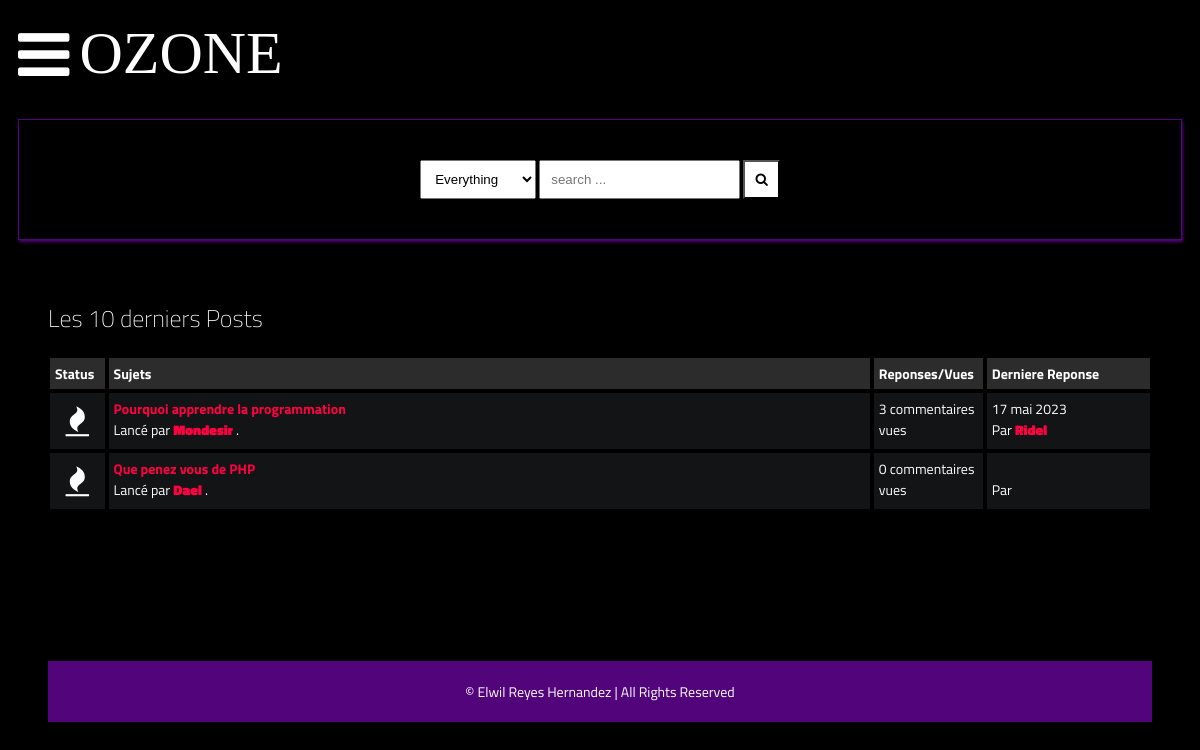
/forums/latest_posts, run on the app's committed database.
### forums/models.py (models this page shows, shortened)
class Post(models.Model):
    title = models.CharField(max_length=400)
    content = HTMLField()
    parent_post = models.ForeignKey('self', on_delete=models.CASCADE, null=True, blank=True)
    user = models.ForeignKey(Depute, on_delete=models.CASCADE)
    slug = models.SlugField(max_length=400, unique=True, blank=True)
    date = models.DateTimeField(auto_now_add=True)
    categories = models.ManyToManyField(Category)
    approved = models.BooleanField(default=False)
    hit_count_generic = GenericRelation(HitCount, object_id_field='object_pk',
        related_query_name='hit_count_generic_relation'
    )
    tags = TaggableManager()
    comments = models.ManyToManyField(Comment, blank=True)
    closed = models.BooleanField(default=False)
    state = models.CharField(max_length=40, default="zero")
    @property
    def num_comments(self):
        return self.comments.count()
    @property
    def last_reply(self):
        return self.comments.latest("date")
    def get_url(self):
        return reverse("forums:detail", kwargs={
            "slug":self.slug
        })

class Comment(models.Model):
    user = models.ForeignKey(Depute, on_delete=models.CASCADE)
    content = models.TextField()
    date = models.DateTimeField(auto_now_add=True)
    replies = models.ManyToManyField(Reply, blank=True)

### comptes/models.py (models this page shows, shortened)
class Depute(AbstractUser):
    identifiant = models.CharField(max_length=255)
    slug = slug = models.SlugField(max_length=400, unique=True, blank=True)
    photo = ResizedImageField(size=[50, 80], quality=100, upload_to="Deputes/photos/", default=None, null=True, blank=True)
    num_post = models.IntegerField(blank=True, default=0)
    categorieMembre =models.ForeignKey( categorieMembre,on_delete=models.CASCADE)

### forums/views.py (the view)
# urls.py: path("latest_posts", views.latest_posts, name="latest_posts"),
def latest_posts(request):
    posts = Post.objects.all().filter(approved=True)[:10]
    context = {
        "posts":posts,
        "title": "L'Assemblee Nationale: Latest 10 Posts"
    }
    return render(request, "forums/latest-posts.html", context)

### forums/templates/forums/latest-posts.html
{% extends 'forums/base.html' %}
{% load hitcount_tags %}
{% block content %}
    <div class="container">
        <div class="navigate">
            <span>Les 10 derniers Posts</span>
        </div>
        <div class="posts-table">
            <div class="table-head">
                <div class="status">Status</div>
                <div class="subjects">Sujets</div>
                <div class="replies">Reponses/Vues</div>
                <div class="last-reply">Derniere Reponse</div>
            </div>
            {% for post in posts %}
            <div class="table-row">
                <div class="status"><i class="fa fa-fire"></i></div>
                <div class="subjects">
                    <a href="{{post.get_url}}">{{post.title}}</a>
                    <br>
                    <span>Lancé par <b><a href="">{{post.user.first_name|title}}</a></b> .</span>
                </div>
                <div class="replies">
                    {{post.num_comments}} commentaires <br> {% get_hit_count for post %} vues
                </div>
                <div class="last-reply">
                    {{post.last_reply.date|date}}
                    <br>Par <b><a href="">{{post.last_reply.user.first_name|title}}</a></b>
                </div>
            </div>
            {% endfor %}
        </div>
    {% endblock content %}

### static/forums/css/style.css (style rules this page uses)
* { box-sizing: border-box; }
html { font-size: 14px; font-family: 'Titillium Web', sans-serif; background-color:rgb(0,0,0); color:#FEFEFE; }
a { color:#FF0042; font-weight: bolder; text-decoration: none; }
.container { margin: 20px; padding: 20px; }
.table-head { display: flex; }
.table-head div { padding: 5px; margin: 2px; background-color: #2C2C2C; font-weight: bold; }
.table-head .status { flex: 5%; }
.table-head .subjects { flex: 70%; }
.table-head .replies { flex: 10%; }
.table-head .last-reply { flex: 15%; }
.table-row { display: flex; }
.table-row .status, .table-row .subjects, .table-row .replies, .table-row .last-reply { padding: 5px; margin: 2px; background-color: #131415; }
.table-row .status { flex: 5%; font-size: 30px; text-align: center; }
.table-row .subjects { flex: 70%; }
.table-row .replies { flex: 10%; }
.table-row .last-reply { flex: 15%; }
.navigate { margin-block: 20px; font-weight: lighter; font-size: 24px; }

### data on the page
Post: title "Pourquoi apprendre la programmation", user.first_name "Mondesir", num_comments "3", last_reply "17 mai 2023", last_reply.user.first_name "Ridel"
Post: title "Que penez vous de PHP", user.first_name "Dael", num_comments "0"
